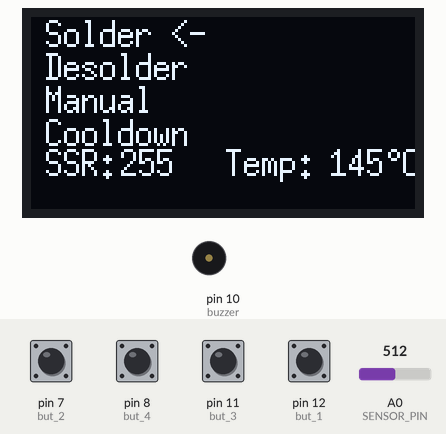
Simulated run of this program. Board: Arduino Pro Mini, built with avr-gcc and run on an emulated ATmega328P. Shown: 128×64 one-colour display, buzzer (waves = sounding). The inputs (shaded band) are chosen by the test bench; at power-on: pin 7 (but_2), pin 8 (but_4), pin 11 (but_3), pin 12 (but_1) HIGH, A0 (SENSOR_PIN) = 512.

Above: at 2.2 s.
2.3 s: pin 7 (but_2) pulled LOW for 0.15 s
At 2.96 s:
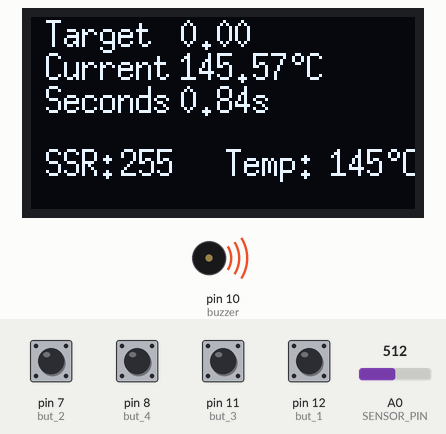
4.6 s: A0 (SENSOR_PIN) set to 716
At 4.78 s:
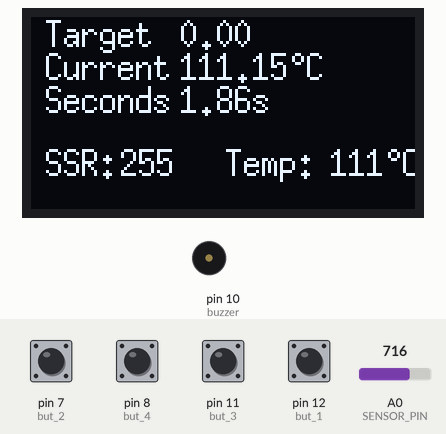
6.2 s: pin 7 (but_2) pulled LOW for 1 s
At 8.2 s:
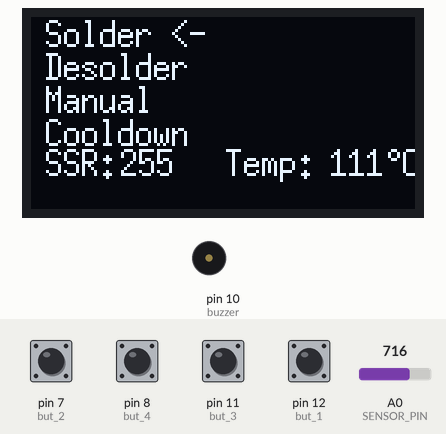
9.0 s: pin 11 (but_3) pulled LOW for 0.15 s
At 9.9 s:
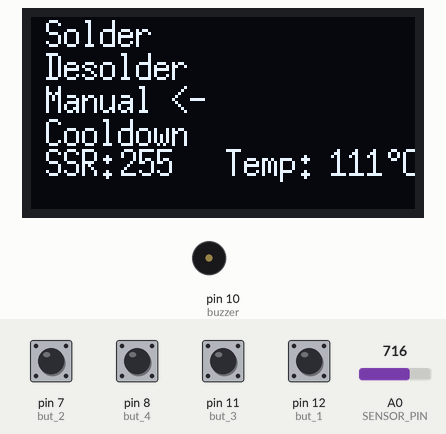
Timing chart, 0 to 11.7 s (numbered marks = the images above; inputs shaded):
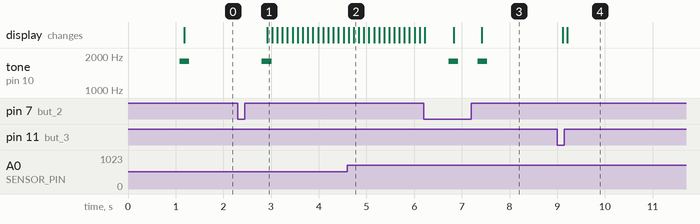

Measured:
- after the input at 2.3 s, tone on pin 10 (buzzer): silent → 1800 Hz after 0.51 s, → silent 0.20 s later; the display: changes after 0.62 s (image 1)
- after the input at 6.2 s, tone on pin 10 (buzzer): alternates 1800 Hz for 0.20 s and silent for 0.41 s, 4 changes in all, then stays silent, starting after 0.52 s
- after the input at 9.0 s, the display: first changes after 0.11 s (image 4 shows a later state)

The program:

main.cpp
```cpp
#include <Arduino.h>

// Thermistor
#include <Thermistor.h>
#include <NTC_Thermistor.h>

#define SENSOR_PIN             A0
#define REFERENCE_RESISTANCE   2200
#define NOMINAL_RESISTANCE     100000
#define NOMINAL_TEMPERATURE    25
#define B_VALUE                3950
Thermistor* thermistor;
static double celsius = 0;

// Temperature Curves
#define SOLDER_CURVE_LENGTH 4
float solder_curve[SOLDER_CURVE_LENGTH][2] = {
  {10, 140}, // preheat, hold for 10 seconds
  {30, 150}, // soak, hold for 30 seconds
  {60, 200}, // reflow, hold for 60 seconds
  {0, 0} // cooldown
};
#define DESOLDER_CURVE_LENGTH 4
float desolder_curve[DESOLDER_CURVE_LENGTH][2] = {
  {10, 140}, // preheat, hold for 10 seconds
  {30, 150}, // soak, hold for 30 seconds
  {90, 200}, // reflow, hold for 90 seconds
  {0, 0} // cooldown
};

// PID
float Kp = 2;
float Ki = 0.0025;
float Kd = 9;
float PID_Output = 0;
float PID_P, PID_I, PID_D;
float PID_ERROR, PREV_ERROR;
float MIN_PID_VALUE = 0;
float MAX_PID_VALUE = 180;

// Buttons
int but_1 = 12; // (top left - Solder Cycle shortcut)
int but_2 = 7; // (bottom left - Manual Heating shortcut / select)
int but_3 = 11; // (top right - up)
int but_4 = 8; // (bottom right - down)

// other
int SSR = 3;
int buzzer = 10;

// Screen
#include <Wire.h>
#include <U8g2lib.h>
U8G2_SSD1306_128X64_NONAME_F_HW_I2C u8g2(U8G2_R2, /* reset=*/ U8X8_PIN_NONE);

// Variables
int current_menu = 0; // 0 = main menu, 1 = solder, 2 = desolder, 3 = manual, 4 = cooldown (skippable)
int slctd = 0; // selected menu item
unsigned int millis_before, millis_before_2; // for refresh rate limiting+
unsigned int millis_now = 0;
float refresh_rate = 60; // Oled refresh rate in ms
float pid_refresh_rate  = 50; // PID refresh rate in ms
float seconds = 0; // for time keeping
float pwm_value = 255; // SSR is off with 255
float cooldown_temp = 40; // temperature to cool down to / safe to touch plate
float setpoint = 0; // temperature to reach

// Functions
void mainmenu(int selection);
int input_handler();
void menu_handler();
void PID(double setpoint, double current_temp);
void cooldownmenu(int selection);
void soldermenu(int selection);

// logo
const unsigned char bitmap_7va4yl[] PROGMEM = {
  0x00,0x00,0x00,0x00,0x00,0x00,0x00,0x00,0x00,0x00,0x00,0x00,0x00,0x00,0x00,0x00,
  0x00,0x00,0x00,0x00,0x00,0x00,0x00,0x00,0x00,0x00,0x00,0x00,0x00,0x00,0x00,0x00,
  0x00,0x00,0x00,0x00,0x00,0x00,0x00,0x00,0x00,0x00,0x00,0x00,0x00,0x00,0x00,0x00,
  0x00,0x00,0x00,0x00,0x00,0x00,0x00,0x00,0x00,0x00,0x00,0x00,0x00,0x00,0x00,0x00,
  0x00,0x00,0x00,0x00,0x00,0x00,0x00,0x00,0x00,0x00,0x00,0x00,0x00,0x00,0x00,0x00,
  0x00,0x00,0x00,0x00,0x00,0x00,0x00,0x00,0x00,0x00,0x00,0x00,0x00,0x00,0x00,0x00,
  0x00,0x00,0x00,0x00,0x00,0x00,0x00,0x00,0x00,0x00,0x00,0x00,0x00,0x00,0x00,0x00,
  0x00,0x00,0x00,0x00,0x00,0x00,0x00,0x00,0x00,0x00,0x00,0x00,0x00,0x00,0x00,0x00,
  0x00,0x00,0x00,0x00,0x00,0x00,0x1C,0x00,0x00,0x00,0x00,0x00,0x00,0x00,0x00,0x00,
  0x00,0x00,0x00,0x00,0x00,0x00,0x1C,0x00,0x00,0x00,0x00,0x00,0x00,0x00,0x00,0x00,
  0x00,0x00,0x00,0x00,0x00,0x00,0x1C,0x18,0x00,0x00,0x00,0x00,0x00,0x00,0x00,0x00,
  0x00,0x00,0x00,0x00,0x00,0x00,0x1C,0x18,0x00,0x00,0x00,0x00,0x00,0x00,0x00,0x00,
  0x00,0x00,0x00,0x00,0x00,0x00,0x3F,0xFC,0x00,0x00,0x00,0x00,0x00,0x00,0x00,0x00,
  0x00,0x00,0x00,0x00,0x00,0x00,0x3F,0xFC,0x00,0x00,0x00,0x00,0x00,0x00,0x00,0x00,
  0x00,0x00,0x00,0x00,0x00,0x00,0x1C,0x18,0x00,0x00,0x00,0x00,0x00,0x00,0x00,0x00,
  0x00,0x00,0x00,0x00,0x00,0x00,0x1C,0x18,0x00,0x00,0x00,0x00,0x00,0x00,0x00,0x00,
  0x00,0x00,0x00,0x00,0x00,0x00,0x1C,0x18,0x00,0x00,0x00,0x00,0x00,0x00,0x00,0x00,
  0x00,0x00,0x00,0x00,0x00,0x00,0x1C,0x00,0x00,0x00,0x00,0x00,0x00,0x00,0x00,0x00,
  0x00,0x00,0x00,0x00,0x00,0x00,0x1C,0x00,0x00,0x00,0x00,0x00,0x00,0x00,0x00,0x00,
  0x00,0x00,0x00,0x00,0x00,0x00,0x1C,0x00,0x00,0x00,0x00,0x00,0x00,0x00,0x00,0x00,
  0x00,0x00,0x00,0x00,0x00,0x00,0x1C,0x00,0x00,0x00,0x00,0x00,0x00,0x00,0x00,0x00,
  0x00,0x00,0x00,0x00,0x00,0x00,0x1C,0x00,0x00,0x00,0x00,0x00,0x00,0x00,0x00,0x00,
  0x00,0x00,0x00,0x00,0x00,0x00,0x1C,0x00,0x00,0x00,0x00,0x00,0x00,0x00,0x00,0x00,
  0x00,0x00,0x00,0x00,0x00,0x00,0x1C,0x00,0x00,0x00,0x00,0x00,0x00,0x00,0x00,0x00,
  0x00,0x00,0x00,0x00,0x00,0x00,0x1C,0x00,0x00,0x00,0x00,0x00,0x00,0x00,0x00,0x00,
  0x00,0x00,0x00,0x00,0x00,0x00,0x1C,0x7E,0x00,0x00,0x00,0x00,0x00,0x00,0x00,0x00,
  0x00,0x00,0x00,0x00,0x00,0x00,0x1C,0x7E,0x00,0x00,0x00,0x00,0x00,0x00,0x00,0x00,
  0x00,0x00,0x00,0x00,0x00,0x00,0x1C,0x7F,0x00,0x00,0x00,0x00,0x00,0x00,0x00,0x00,
  0x00,0x00,0x00,0x00,0x00,0x01,0xFF,0xFF,0x80,0x00,0x00,0x00,0x00,0x00,0x00,0x00,
  0x00,0x00,0x00,0x00,0x00,0x01,0xFF,0xFF,0x80,0x00,0x00,0x00,0x00,0x00,0x00,0x00,
  0x00,0x00,0x00,0x00,0x00,0x00,0x00,0x00,0x00,0x00,0x00,0x00,0x00,0x00,0x00,0x00,
  0x00,0x00,0x00,0x00,0x00,0x00,0x00,0x00,0x00,0x00,0x00,0x00,0x00,0x00,0x00,0x00,
  0x00,0x00,0x00,0x00,0x00,0x00,0x00,0x00,0x00,0x00,0x00,0x00,0x00,0x00,0x00,0x00,
  0x00,0x00,0x00,0x00,0x00,0x00,0x00,0x00,0x00,0x00,0x00,0x00,0x00,0x00,0x00,0x00,
  0x00,0x00,0x00,0x00,0x00,0x00,0x00,0x00,0x00,0x00,0x00,0x00,0x00,0x00,0x00,0x00,
  0x00,0x00,0x00,0x00,0x00,0x00,0x00,0x00,0x00,0x00,0x00,0x00,0x00,0x00,0x00,0x00,
  0x00,0x00,0x00,0x00,0x00,0x00,0x00,0x00,0x00,0x00,0x00,0x00,0x00,0x00,0x00,0x00,
  0x00,0x00,0x00,0x00,0x00,0x00,0x00,0x00,0x00,0x00,0x00,0x00,0x00,0x00,0x00,0x00,
  0x00,0x00,0x00,0x00,0x00,0x00,0x00,0x00,0x00,0x00,0x00,0x00,0x00,0x00,0x00,0x00,
  0x00,0x07,0xF9,0xFC,0x00,0x00,0x00,0x00,0x00,0x00,0x00,0x00,0x00,0x00,0x00,0x00,
  0x00,0x01,0xE0,0xF0,0x00,0x04,0x00,0x00,0x00,0x00,0x00,0x00,0x00,0x00,0x00,0x00,
  0x00,0x01,0xC0,0x70,0x00,0x04,0x00,0x00,0x00,0x00,0x00,0x00,0x00,0x00,0x00,0x00,
  0x00,0x01,0xC0,0x70,0x00,0x0C,0x00,0x00,0x00,0x00,0x00,0x00,0x00,0x00,0x00,0x00,
  0x00,0x01,0xC0,0x70,0x00,0x1C,0x00,0x00,0x00,0x00,0x00,0x00,0x00,0x00,0x00,0x00,
  0x00,0x01,0xC0,0x70,0x7E,0x3F,0x8F,0xC1,0xF8,0x7E,0x0F,0xC3,0xBC,0x0F,0x80,0x00,
  0x00,0x01,0xC0,0x70,0xE7,0x0C,0x1C,0xE3,0x38,0xE7,0x1C,0xE7,0xFE,0x19,0xC0,0x00,
  0x00,0x01,0xFF,0xF1,0xC3,0x8C,0x38,0x73,0x19,0xC7,0x38,0x73,0xCF,0x30,0xE0,0x00,
  0x00,0x01,0xC0,0x71,0x83,0x8C,0x30,0x73,0x09,0x80,0x30,0x73,0x87,0x30,0xE0,0x00,
  0x00,0x01,0xC0,0x71,0x81,0x8C,0x30,0x33,0xC1,0x80,0x30,0x33,0x83,0x3F,0xE0,0x00,
  0x00,0x01,0xC0,0x71,0x81,0x8C,0x30,0x30,0xF1,0x80,0x30,0x33,0x83,0x30,0x00,0x00,
  0x00,0x01,0xC0,0x71,0x81,0x8C,0x30,0x30,0x39,0x80,0x30,0x33,0x83,0x30,0x00,0x00,
  0x00,0x01,0xC0,0x71,0xC1,0x8C,0x38,0x32,0x1D,0xC1,0x38,0x33,0x83,0x38,0x20,0x00,
  0x00,0x01,0xC0,0x71,0xC3,0x8C,0xB8,0x73,0x1D,0xE3,0x38,0x73,0x87,0x3C,0x60,0x00,
  0x00,0x01,0xE0,0xF0,0xE7,0x0F,0x9C,0xE3,0x98,0xFE,0x1C,0xE3,0xCE,0x1F,0xC0,0x00,
  0x00,0x07,0xF9,0xFC,0x7E,0x0F,0x0F,0xC3,0xF0,0x7C,0x0F,0xC3,0xFC,0x0F,0x80,0x00,
  0x00,0x00,0x00,0x00,0x00,0x00,0x00,0x00,0x00,0x00,0x00,0x03,0x80,0x00,0x00,0x00,
  0x00,0x00,0x00,0x00,0x00,0x00,0x00,0x00,0x00,0x00,0x00,0x03,0x80,0x00,0x00,0x00,
  0x00,0x00,0x00,0x00,0x00,0x00,0x00,0x00,0x00,0x00,0x00,0x03,0x80,0x00,0x00,0x00,
  0x00,0x00,0x00,0x00,0x00,0x00,0x00,0x00,0x00,0x00,0x00,0x03,0x80,0x00,0x00,0x00,
  0x00,0x00,0x00,0x00,0x00,0x00,0x00,0x00,0x00,0x00,0x00,0x07,0xE0,0x00,0x00,0x00,
  0x00,0x00,0x00,0x00,0x00,0x00,0x00,0x00,0x00,0x00,0x00,0x00,0x00,0x00,0x00,0x00,
  0x00,0x00,0x00,0x00,0x00,0x00,0x00,0x00,0x00,0x00,0x00,0x00,0x00,0x00,0x00,0x00,
  0x00,0x00,0x00,0x00,0x00,0x00,0x00,0x00,0x00,0x00,0x00,0x00,0x00,0x00,0x00,0x00,
  0x00,0x00,0x00,0x00,0x00,0x00,0x00,0x00,0x00,0x00,0x00,0x00,0x00,0x00,0x00,0x00
};


void setup() {
  // Setup Thermistor
  thermistor = new NTC_Thermistor(
    SENSOR_PIN,
    REFERENCE_RESISTANCE,
    NOMINAL_RESISTANCE,
    NOMINAL_TEMPERATURE,
    B_VALUE
  );

  // Setup Buttons
  pinMode(but_1, INPUT_PULLUP);
  pinMode(but_2, INPUT_PULLUP);
  pinMode(but_3, INPUT_PULLUP);
  pinMode(but_4, INPUT_PULLUP);

  // Setup SSR
  pinMode(SSR, OUTPUT);
  digitalWrite(SSR, HIGH); // SSR off

  // Setup Buzzer
  pinMode(buzzer, OUTPUT);

  // Setup Screen
  u8g2.begin();
  u8g2.setFont(u8g2_font_6x13_tf);
  u8g2.enableUTF8Print();

  // Startup Screen
  u8g2.clearBuffer();
  u8g2.drawXBMP(0,0,128,64,bitmap_7va4yl);
  //u8g2.drawStr(32,26,"Hotoscope");
  u8g2.sendBuffer();
  delay(1000);
  tone(buzzer, 1800, 200); // Happy startup beep
  celsius = thermistor->readCelsius();
}

void loop() {
  // PID
  millis_now = millis();
  if(millis_now - millis_before_2 > pid_refresh_rate)
  {
    millis_before_2 = millis();
    celsius = thermistor->readCelsius();

    switch (current_menu)
    {
      case 1: // Solder
        for (int i = 0; i < SOLDER_CURVE_LENGTH; i++) {
          PID(solder_curve[i][1], celsius);
          if (seconds >= solder_curve[i][0]) {
            break;
          }
        }
        break;
      case 2: // Desolder
        for (int i = 0; i < DESOLDER_CURVE_LENGTH; i++) {
          PID(desolder_curve[i][1], celsius);
          if (seconds >= desolder_curve[i][0]) {
            break;
          }
        }
        break;
      case 3: // Manual
        PID(setpoint, celsius);
        break;
      case 4: // Cooldown
        PID(0, celsius);
        if (celsius <= cooldown_temp) {
          current_menu = 0;
        }
        seconds = 0;
        break;
      default:
        break;
    }
  }

  // OLED Handling
  millis_now = millis();
  if(millis_now - millis_before > refresh_rate) // refresh rate limiting
  {
    millis_before = millis();
    seconds = seconds + (refresh_rate/1000); // time keeping
    menu_handler();
  }
}

void mainmenu(int selection) {
  u8g2.clearBuffer();
  if (selection == 0) {
    u8g2.drawStr(5,10,"Solder <-");
  }
  else {
    u8g2.drawStr(5,10,"Solder");
  }

  if (selection == 1) {
    u8g2.drawStr(5,21,"Desolder <-");
  }
  else {
    u8g2.drawStr(5,21,"Desolder");
  }

  if (selection == 2) {
    u8g2.drawStr(5,32,"Manual <-");
  }
  else {
    u8g2.drawStr(5,32,"Manual");
  }
  if (selection == 3) {
    u8g2.drawStr(5,43,"Cooldown <-");
  }
  else {
    u8g2.drawStr(5,43,"Cooldown");
  }
  // status
  u8g2.drawStr(5,53,"SSR:");
  u8g2.setCursor(30, 53);
  u8g2.print((int)pwm_value);
  u8g2.drawStr(65,53,"Temp:");
  u8g2.setCursor(100, 53);
  u8g2.print((int)celsius);
  u8g2.print("°C");
  u8g2.sendBuffer();
}

int input_handler() {
  int input = 0;
  if(digitalRead(but_1) == LOW) {
    input = 1;
  }
  if(digitalRead(but_2) == LOW) {
    input = 2;
  }
  if(digitalRead(but_3) == LOW) {
    input = 3;
  }
  if(digitalRead(but_4) == LOW) {
    input = 4;
  }
  // read in double press of button 2
  if(input == 2) {
    delay(500);
    if(digitalRead(but_2) == LOW) {
      input = 5;
      tone(buzzer, 1800, 200);
    }
  }
  return input;
}

void menu_handler() {
  int inpt = input_handler();
  switch (inpt)
  {
  case 1:
    // Solder Cycle shortcut
    current_menu = 1;
    break;
  case 2:
    // select
    if (current_menu == 0) {
      switch (slctd)
      {
      case 0:
        // Solder
        current_menu = 1;
        break;
      case 1:
        // Desolder
        current_menu = 2;
        break;
      case 2:
        // Manual
        current_menu = 3;
        break;
      case 3:
        // Cooldown
        current_menu = 4;
        break;
      default:
        break;
      }
      tone(buzzer, 1800, 200); // confirm beep
    }
    else
    {
      current_menu = 0; // abort / back
      tone(buzzer, 1800, 200); // confirm beep
    }
    break;
  case 3:
    // up
    if (slctd < 2 && current_menu == 0) {
      slctd++;
    }
    if (current_menu == 3) {
      setpoint = setpoint - 5;
    }
    break;
  case 4:
    // down
    if (slctd > 0 && current_menu == 0) {
      slctd--;
    }
    if (current_menu == 3) {
      setpoint = setpoint + 5;
    }
    break;
  case 5:
    // Manual Heating shortcut
    current_menu = 3;
    tone(buzzer, 1800, 200); // confirm beep
    break;
  default:
    break;
  }

  switch (current_menu)
  {
  case 0:
    // Main Menu
    mainmenu(slctd);
    break;
  case 1:
    // Solder
    soldermenu(slctd);
    break;
  case 2:
    // Desolder
    soldermenu(slctd);
    break;
  case 3:
    // Manual
    soldermenu(slctd);
    break;
  case 4:
    // Cooldown
    cooldownmenu(slctd);
    break;
  default:
    break;
  }
}

void PID(double setpoint, double current_temp)
{
  //Calculate PID
  PID_ERROR = setpoint - current_temp;
  PID_P = Kp*PID_ERROR;
  PID_I = PID_I+(Ki*PID_ERROR);
  PID_D = Kd * (PID_ERROR-PREV_ERROR);
  PID_Output = PID_P + PID_I + PID_D;

  //Define maximun PID values
  if(PID_Output > MAX_PID_VALUE){
    PID_Output = MAX_PID_VALUE;
  }
  else if (PID_Output < MIN_PID_VALUE){
    PID_Output = MIN_PID_VALUE;
  }

  //Since the SSR is ON with LOW, we invert the pwm singal
  pwm_value = 255 - PID_Output;
  analogWrite(SSR,pwm_value); //We change the Duty Cycle applied to the SSR

  PREV_ERROR = PID_ERROR;
}

void soldermenu(int selection) {
  u8g2.clearBuffer();
  u8g2.drawStr(5,10,"Target");
  u8g2.setCursor(50, 10);
  u8g2.print(setpoint);
  u8g2.drawStr(5,21,"Current");
  u8g2.setCursor(50, 21);
  u8g2.print(celsius);
  u8g2.print("°C");
  u8g2.drawStr(5,32,"Seconds");
  u8g2.setCursor(50, 32);
  u8g2.print(seconds);
  u8g2.print("s");

  // status
  u8g2.drawStr(5,53,"SSR:");
  u8g2.setCursor(30, 53);
  u8g2.print((int)pwm_value);
  u8g2.drawStr(65,53,"Temp:");
  u8g2.setCursor(100, 53);
  u8g2.print((int)celsius);
  u8g2.print("°C");
  u8g2.sendBuffer();
}

void cooldownmenu(int selection) {
  u8g2.clearBuffer();
  u8g2.drawStr(28,26,"Cooling down");

  // status
  u8g2.drawStr(5,53,"SSR:");
  u8g2.setCursor(30, 53);
  u8g2.print((int)pwm_value);
  u8g2.drawStr(65,53,"Temp:");
  u8g2.setCursor(100, 53);
  u8g2.print((int)celsius);
  u8g2.print("°C");
  u8g2.sendBuffer();
}
```
